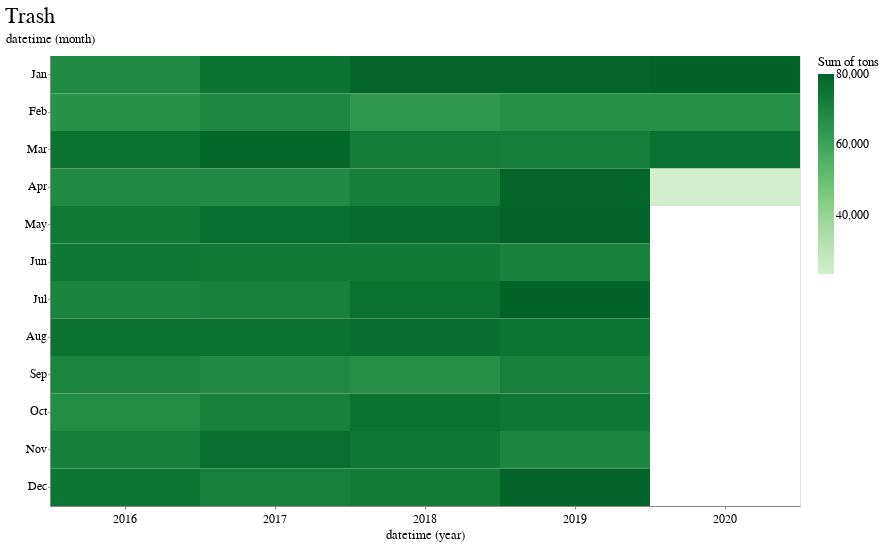

The notebook cell this image was saved under:
### Code cell
alt.Chart(
    daily_trash,
    title="Trash"
).mark_rect().encode(
    x='year(datetime):O',
    y='month(datetime):O',
    color=alt.Color('sum(tons):Q', scale=alt.Scale(scheme="greens")),
    tooltip=[
        alt.Tooltip('month(datetime):T', title='Date'),
        alt.Tooltip('sum(tons):Q', title='Tons')
    ]
).properties(width=750)

### Figure 1 — Vega-Lite specification as saved in the notebook (floating-point values rounded to 4 significant figures; data arrays with more than 128 entries replaced by an {"elided": "..."} marker saying what was removed)
{"config": {"view": {"width": 800, "height": 450}, "background": "#ffffff", "title": {"anchor": "start", "font": "Benton Gothic Bold, sans", "fontColor": "#000000", "fontSize": 22, "fontWeight": "normal"}, "arc": {"fill": "#82c6df"}, "area": {"fill": "#82c6df"}, "line": {"stroke": "#82c6df", "strokeWidth": 3}, "path": {"stroke": "#82c6df"}, "rect": {"fill": "#82c6df"}, "shape": {"stroke": "#82c6df"}, "bar": {"fill": "#82c6df"}, "point": {"stroke": "#82c6df"}, "symbol": {"fill": "#82c6df", "size": 30}, "axis": {"titleFont": "Benton Gothic Bold, sans", "titleFontSize": 13, "titleFontWeight": "normal", "labelFont": "Benton Gothic, sans", "labelFontSize": 11.5, "labelFontWeight": "normal"}, "axisX": {"labelAngle": 0, "labelPadding": 4, "tickSize": 3}, "axisY": {"labelBaseline": "middle", "maxExtent": 45, "minExtent": 45, "tickSize": 2, "titleAlign": "left", "titleAngle": 0, "titleX": -45, "titleY": -11}, "legend": {"titleFont": "Benton Gothic Bold, sans", "titleFontSize": 13, "titleFontWeight": "normal", "symbolType": "square", "labelFont": "Benton Gothic, sans", "labelFontSize": 11.5}, "range": {"category": ["#3580b1", "#ec8431", "#ab7fb4", "#c89d29", "#adc839", "#829eb1"], "diverging": ["#e68a4f", "#f4bb6a", "#f9e39c", "#dadfe2", "#a6b7c6", "#849eae"], "heatmap": ["#fbf2c7", "#f9e39c", "#f8d36e", "#f4bb6a", "#e68a4f", "#d15a40", "#ab4232"], "ordinal": ["#fbf2c7", "#f9e39c", "#f8d36e", "#f4bb6a", "#e68a4f", "#d15a40", "#ab4232"], "ramp": ["#fbf2c7", "#f9e39c", "#f8d36e", "#f4bb6a", "#e68a4f", "#d15a40", "#ab4232"]}}, "data": {"name": "data-b2b70170990f3570aa7d4302988ec726"}, "mark": "rect", "encoding": {"color": {"type": "quantitative", "aggregate": "sum", "field": "tons", "scale": {"scheme": "greens"}}, "tooltip": [{"type": "temporal", "field": "datetime", "timeUnit": "month", "title": "Date"}, {"type": "quantitative", "aggregate": "sum", "field": "tons", "title": "Tons"}], "x": {"type": "ordinal", "field": "datetime", "timeUnit": "year"}, "y": {"type": "ordinal", "field": "datetime", "timeUnit": "month"}}, "title": "Trash", "width": 750, "$schema": "https://vega.github.io/schema/vega-lite/v4.0.2.json", "datasets": {"data-b2b70170990f3570aa7d4302988ec726": {"elided": "1560 records"}}}
